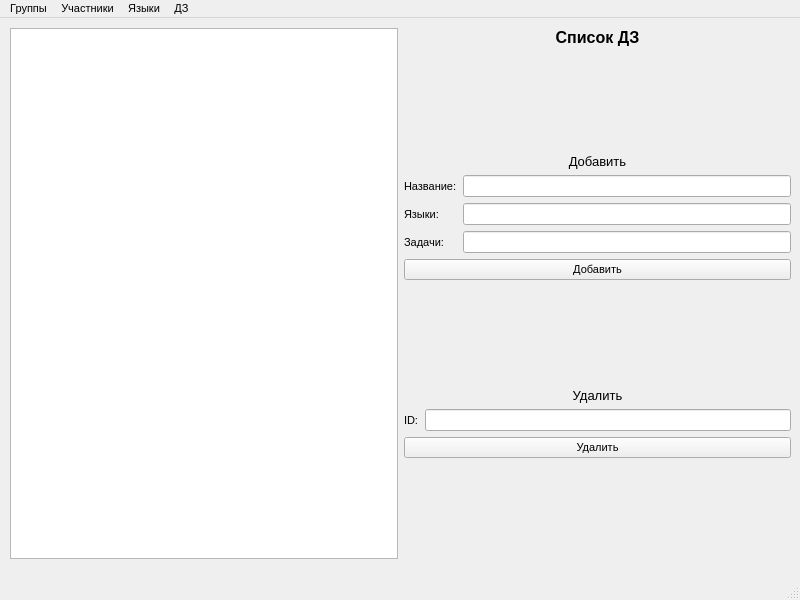
<?xml version="1.0" encoding="UTF-8"?>
<ui version="4.0">
 <class>MainWindow</class>
 <widget class="QMainWindow" name="MainWindow">
  <property name="geometry">
   <rect>
    <x>0</x>
    <y>0</y>
    <width>800</width>
    <height>600</height>
   </rect>
  </property>
  <property name="font">
   <font>
    <pointsize>8</pointsize>
   </font>
  </property>
  <property name="windowTitle">
   <string>Парсер сайтов по ОИ</string>
  </property>
  <widget class="QWidget" name="centralwidget">
   <widget class="QWidget" name="horizontalLayoutWidget">
    <property name="geometry">
     <rect>
      <x>10</x>
      <y>10</y>
      <width>781</width>
      <height>531</height>
     </rect>
    </property>
    <layout class="QHBoxLayout" name="horizontalLayout">
     <item>
      <widget class="QTableWidget" name="table"/>
     </item>
     <item>
      <layout class="QVBoxLayout" name="verticalLayout">
       <item>
        <widget class="QLabel" name="title">
         <property name="font">
          <font>
           <pointsize>12</pointsize>
           <weight>75</weight>
           <bold>true</bold>
          </font>
         </property>
         <property name="text">
          <string>Список ДЗ</string>
         </property>
         <property name="alignment">
          <set>Qt::AlignCenter</set>
         </property>
        </widget>
       </item>
       <item>
        <spacer name="verticalSpacer_4">
         <property name="orientation">
          <enum>Qt::Vertical</enum>
         </property>
         <property name="sizeHint" stdset="0">
          <size>
           <width>20</width>
           <height>40</height>
          </size>
         </property>
        </spacer>
       </item>
       <item>
        <widget class="QLabel" name="label">
         <property name="font">
          <font>
           <pointsize>10</pointsize>
          </font>
         </property>
         <property name="text">
          <string>Добавить</string>
         </property>
         <property name="alignment">
          <set>Qt::AlignCenter</set>
         </property>
        </widget>
       </item>
       <item>
        <layout class="QHBoxLayout" name="horizontalLayout_3">
         <item>
          <layout class="QVBoxLayout" name="verticalLayout_4">
           <item>
            <widget class="QLabel" name="label_10">
             <property name="text">
              <string>Название:</string>
             </property>
            </widget>
           </item>
           <item>
            <widget class="QLabel" name="label_6">
             <property name="text">
              <string>Языки:</string>
             </property>
            </widget>
           </item>
           <item>
            <widget class="QLabel" name="label_9">
             <property name="text">
              <string>Задачи:</string>
             </property>
            </widget>
           </item>
          </layout>
         </item>
         <item>
          <layout class="QVBoxLayout" name="verticalLayout_5">
           <item>
            <widget class="QLineEdit" name="line11"/>
           </item>
           <item>
            <widget class="QLineEdit" name="line12"/>
           </item>
           <item>
            <widget class="QLineEdit" name="line13"/>
           </item>
          </layout>
         </item>
        </layout>
       </item>
       <item>
        <widget class="QPushButton" name="btn1">
         <property name="text">
          <string>Добавить</string>
         </property>
        </widget>
       </item>
       <item>
        <layout class="QHBoxLayout" name="horizontalLayout_2"/>
       </item>
       <item>
        <spacer name="verticalSpacer_2">
         <property name="orientation">
          <enum>Qt::Vertical</enum>
         </property>
         <property name="sizeHint" stdset="0">
          <size>
           <width>20</width>
           <height>40</height>
          </size>
         </property>
        </spacer>
       </item>
       <item>
        <widget class="QLabel" name="label_5">
         <property name="font">
          <font>
           <pointsize>10</pointsize>
          </font>
         </property>
         <property name="text">
          <string>Удалить</string>
         </property>
         <property name="alignment">
          <set>Qt::AlignCenter</set>
         </property>
        </widget>
       </item>
       <item>
        <layout class="QHBoxLayout" name="horizontalLayout_4">
         <item>
          <layout class="QVBoxLayout" name="verticalLayout_6">
           <item>
            <widget class="QLabel" name="label_8">
             <property name="text">
              <string>ID:</string>
             </property>
            </widget>
           </item>
          </layout>
         </item>
         <item>
          <layout class="QVBoxLayout" name="verticalLayout_7">
           <item>
            <widget class="QLineEdit" name="line3"/>
           </item>
          </layout>
         </item>
        </layout>
       </item>
       <item>
        <widget class="QPushButton" name="btn3">
         <property name="text">
          <string>Удалить</string>
         </property>
        </widget>
       </item>
       <item>
        <spacer name="verticalSpacer">
         <property name="orientation">
          <enum>Qt::Vertical</enum>
         </property>
         <property name="sizeHint" stdset="0">
          <size>
           <width>20</width>
           <height>40</height>
          </size>
         </property>
        </spacer>
       </item>
      </layout>
     </item>
    </layout>
   </widget>
  </widget>
  <widget class="QMenuBar" name="menubar">
   <property name="geometry">
    <rect>
     <x>0</x>
     <y>0</y>
     <width>800</width>
     <height>21</height>
    </rect>
   </property>
   <widget class="QMenu" name="menu_1">
    <property name="title">
     <string>Группы</string>
    </property>
   </widget>
   <widget class="QMenu" name="menu_2">
    <property name="title">
     <string>Участники</string>
    </property>
   </widget>
   <widget class="QMenu" name="menu_3">
    <property name="title">
     <string>Языки</string>
    </property>
   </widget>
   <widget class="QMenu" name="menu_4">
    <property name="title">
     <string>ДЗ</string>
    </property>
   </widget>
   <addaction name="menu_1"/>
   <addaction name="menu_2"/>
   <addaction name="menu_3"/>
   <addaction name="menu_4"/>
  </widget>
  <widget class="QStatusBar" name="statusbar"/>
  <action name="actionAdd">
   <property name="text">
    <string>add</string>
   </property>
  </action>
  <action name="action">
   <property name="text">
    <string>Настройки</string>
   </property>
  </action>
  <action name="action_3">
   <property name="text">
    <string>Настройки</string>
   </property>
  </action>
 </widget>
 <resources/>
 <connections/>
</ui>
